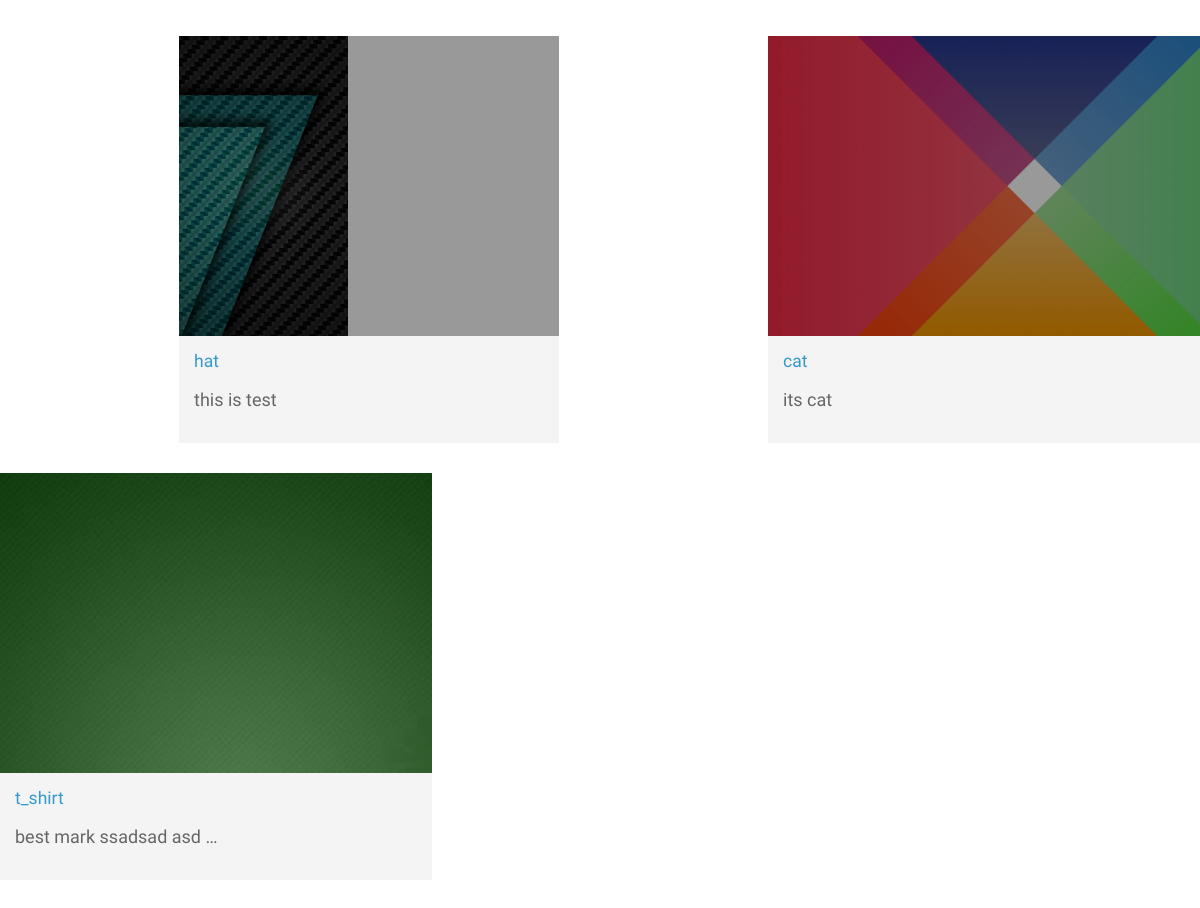
/product/, run on an earlier commit of the app's database.
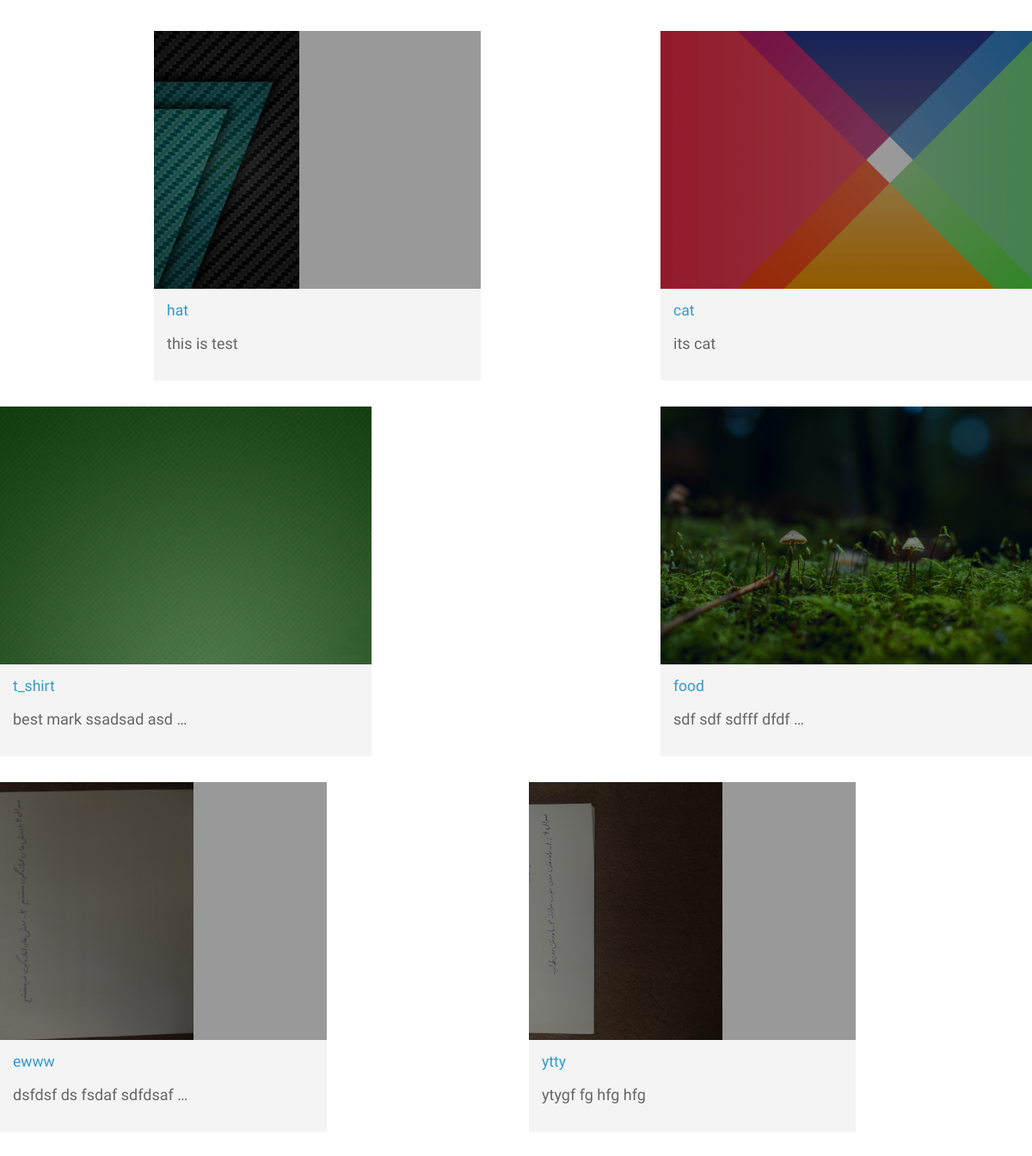
And on a later commit of the database.
### products/models.py (models this page shows, shortened)
class Product(models.Model):
    title = models.CharField(max_length=120)
    slug = models.SlugField(blank=True, unique=True)
    description = models.TextField()
    price = models.DecimalField(max_digits=20, decimal_places=2, default=10.36)
    image = models.ImageField(upload_to=upload_image_path, null=True, blank=True)
    featured = models.BooleanField(default=False)
    active = models.BooleanField(default=False)
    timestamp = models.DateTimeField(auto_now_add=True)
    likes = models.ManyToManyField(
        User, related_name='like', default=None, blank=True)
    like_count = models.BigIntegerField(default='0')
    objects = ProductManager()
    def __str__(self):
        return self.title

### products/views.py (the view)
# urls.py: path('', ProdutListView.as_view(), name="list"),
class ProdutListView(ListView):
    template_name = "products/product_list.html"
    def get_context_data(self, *args, object_list=None, **kwargs):
        context = super(ProdutListView, self).get_context_data(*args, **kwargs)
        context['brand'] = 'products brand'
        print(context)
        return context
    def get_queryset(self):
        return Product.objects.all()

### products/models.py (called while the page is built)
    def active(self):
        return self.filter(active=True)

    def all(self):
        return self.get_queryset().active()

    def get_queryset(self):
        return ProductQuerySet(self.model, using=self._db)

### products/templates/products/product_list.html
{% extends "base.html" %}
{% load static %}
{% block content %}
<br>
<div class="row tm-catalog-item-list">
   {% for product in object_list %}
        {% include 'products/components/product_item.html' with prpduct=product %}
    {% endfor %}
</div>
{% endblock %}
{% block header_styles %}
    <link rel="stylesheet" href="{% static 'css/main.css' %}"/>
{% endblock %}

### templates/base.html (shortened to what this page needs)
{% load static %}
<!doctype html>
<html lang="en">
  <head>
    {% include "base/css.html" %}
    {% block header_styles %}{% endblock %}
  </head>
  <body>
  {% block content %}
  {% endblock %}
</body>
</html>

### templates/base/css.html (shortened to what this page needs)
{% load static %}
    <link rel="stylesheet" href="https://stackpath.bootstrapcdn.com/bootstrap/3.4.1/css/bootstrap.min.css">
<link rel="stylesheet" href="https://cdnjs.cloudflare.com/ajax/libs/font-awesome/4.7.0/css/font-awesome.min.css">
 <link rel="stylesheet" href="/templates/fontawesome/css/all.min.css">
    <link rel="stylesheet" href="/static_cdn/static_root/css/main.css">
    <link rel="stylesheet" href="/static_cdn/static_root/css/main.css">

### products/templates/products/components/product_item.html
                       <div class="col-lg-4 col-md-6 col-sm-12 tm-catalog-item">
                            <div class="position-relative tm-thumbnail-container">
                                <a href="{% url 'products:detail' slug=product.slug %}">
                               <img style="height: 300px ; width: auto" src="{{ product.image.url }}" alt="{{ product.title }}">
                               </a>
                                <a href="{% url 'products:detail' slug=product.slug %}" class="position-absolute tm-img-overlay">
                                </a>
                            </div>
                            <div class="p-4 tm-bg-gray tm-catalog-item-description">
                                <h3 class="tm-text-primary mb-3 tm-catalog-item-title">{{ product.title }}</h3>
                                <p class="tm-catalog-item-text">{{ product.description | truncatewords:4 }}
                                </p>
                            </div>
                        </div>

What changed in the data, as far as the page shows it:
added Product: image (picture), title "food", description "sdf sdf sdfff dfdf …"
added Product: image (picture), title "ewww", description "dsfdsf ds fsdaf sdfdsaf …"
added Product: image (picture), title "ytty", description "ytygf fg hfg hfg"
